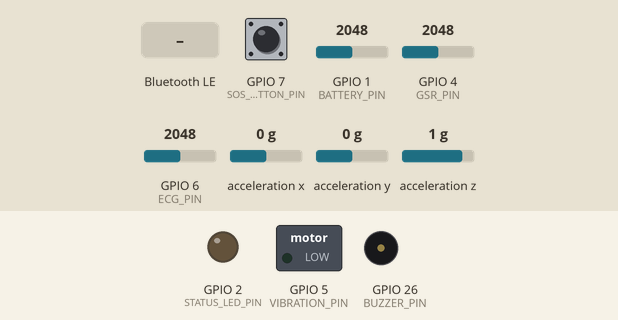
Recording of a sketch running on a simulated ESP32-S3. Shown: switched loads named in the sketch (green lamp = pin HIGH), output pins drawn as LEDs (lit = HIGH), buzzer (waves = sounding, pin HIGH). Wiring (inferred from the names in the program): MPU-6050 motion sensor at I2C address 0x68. Inputs (shaded band) come from the test bench; at power-on: GPIO 7 (SOS_BUTTON_PIN) HIGH, acceleration x 0 g, GPIO 1 (BATTERY_PIN) = 2048, GPIO 4 (GSR_PIN) = 2048, GPIO 6 (ECG_PIN) = 2048, acceleration y 0 g, acceleration z 1 g (analog values on the 0–4095 scale). Random numbers use the default seed unless the sketch sets one; nothing arrives over Bluetooth unless stated; a phone connects over Bluetooth LE 3 s after start; what the sketch prints to the serial monitor is not drawn.

Above: at 1.2 s.
1.3 s: GPIO 7 (SOS_BUTTON_PIN) pulled LOW for 3.2 s
At 4.2 s:
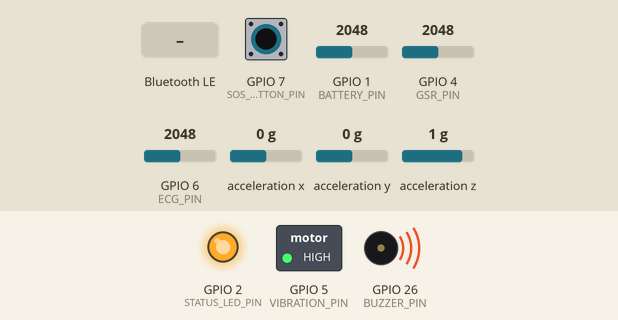
6.0 s: Bluetooth LE write "LED_OFF" received
At 6.4 s:
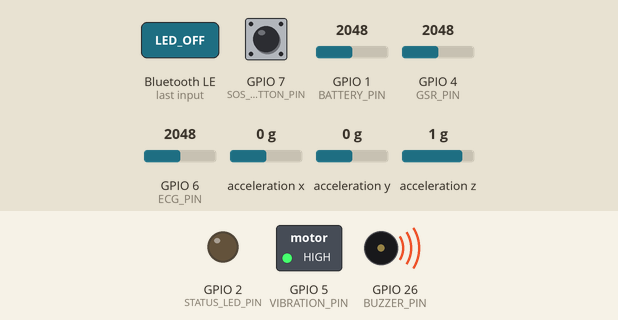
7.5 s: acceleration x set to -0.3 g
9.2 s: acceleration x set to -0.6 g
At 10.4 s:
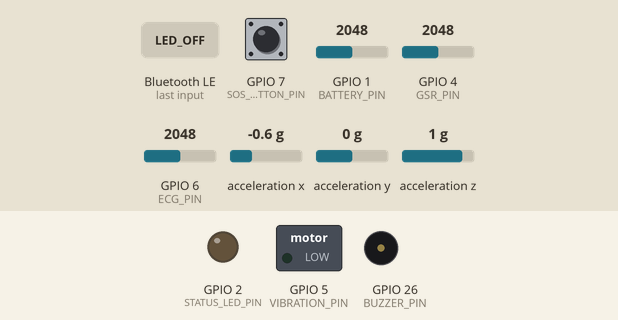
Timing chart, 0 to 12.2 s (numbered marks = the images above; inputs shaded):
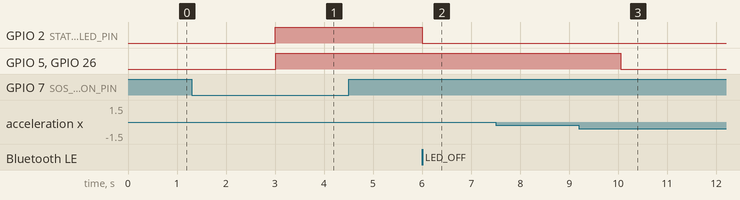

Measured:
- the behaviour switches between -0.4 and -0.5 g on acceleration x (found by bisection; images 2 and 3)
- after the input at 1.3 s, GPIO 5 (VIBRATION_PIN), GPIO 26 (BUZZER_PIN): LOW → HIGH after 1.7 s
- after the input at 6.0 s, GPIO 2 (STATUS_LED_PIN): HIGH → LOW at once
- after the input at 7.5 s, every drawn part: stays the same
- after the input at 9.2 s, GPIO 5 (VIBRATION_PIN), GPIO 26 (BUZZER_PIN): HIGH → LOW after 0.86 s

The sketch:

esp32_neuroguardian_ble.ino
```cpp
// NeuroGuardian X ESP32 BLE firmware
// Board: ESP32 / ESP32-S3 using Arduino IDE or Arduino extension.
// App BLE service: 6e670001-b5a3-f393-e0a9-e50e24dcca9e
// App BLE notify characteristic: 6e670002-b5a3-f393-e0a9-e50e24dcca9e
// App BLE command characteristic: 6e670003-b5a3-f393-e0a9-e50e24dcca9e
//
// Production default does not fake vitals. Enable USE_SIMULATED_SENSORS only
// for bench testing when sensors are not connected.

#include <Arduino.h>
#include <BLE2902.h>
#include <BLEDevice.h>
#include <BLEServer.h>
#include <BLEUtils.h>
#include <Wire.h>
#include <math.h>

static const char *DEVICE_NAME = "NeuroGuardianX";
static const char *SERVICE_UUID = "6e670001-b5a3-f393-e0a9-e50e24dcca9e";
static const char *METRICS_UUID = "6e670002-b5a3-f393-e0a9-e50e24dcca9e";
static const char *COMMAND_UUID = "6e670003-b5a3-f393-e0a9-e50e24dcca9e";

// 0 = real wearable mode. 1 = local bench simulator.
#define USE_SIMULATED_SENSORS 0
// Set to 1 after installing the SparkFun MAX3010x library and wiring MAX30102.
#define USE_MAX30102_SENSOR 0
// Set to 1 after installing TinyGPSPlus and wiring a GPS module to Serial1.
#define USE_TINYGPSPLUS_SENSOR 0

#if USE_MAX30102_SENSOR
#include "MAX30105.h"
#include "heartRate.h"
MAX30105 particleSensor;
bool max30102Ready = false;
const byte RATE_SIZE = 6;
byte rates[RATE_SIZE];
byte rateSpot = 0;
long lastBeat = 0;
int beatAvg = 0;
const byte HRV_SIZE = 10;
uint16_t beatIntervalsMs[HRV_SIZE];
byte beatIntervalSpot = 0;
byte beatIntervalCount = 0;
uint8_t hrvRmssdMs = 0;
float spo2Estimate = 98.0f;
long redSum = 0;
long irSum = 0;
long redMin = 999999;
long redMax = 0;
long irMin = 999999;
long irMax = 0;
int opticalSampleCount = 0;
#endif

#if USE_TINYGPSPLUS_SENSOR
#include <TinyGPSPlus.h>
TinyGPSPlus gps;
#endif

// ESP32-S3 DevKit defaults. Change these if your PCB wiring is different.
static const int I2C_SDA_PIN = 8;
static const int I2C_SCL_PIN = 9;
static const int GSR_PIN = 4;
static const int ECG_PIN = 6;
static const int BATTERY_PIN = 1;
static const int SOS_BUTTON_PIN = 7;
static const int BUZZER_PIN = 26;
static const int VIBRATION_PIN = 5;
static const int STATUS_LED_PIN = 2;
static const int GPS_RX_PIN = 16;
static const int GPS_TX_PIN = 17;
static const uint8_t MPU6050_ADDR = 0x68;

static const unsigned long NOTIFY_INTERVAL_MS = 1000;
static const unsigned long FALL_COUNTDOWN_MS = 30000;
static const float IMPACT_THRESHOLD_G = 2.6f;
static const float MOVEMENT_DELTA_G = 0.10f;
static const float RUNNING_DELTA_G = 0.35f;
static const int SUDDEN_HR_DROP_BPM = 22;

// Activity codes used by the Flutter app.
static const uint8_t ACTIVITY_RESTING = 0;
static const uint8_t ACTIVITY_WALKING = 1;
static const uint8_t ACTIVITY_RUNNING = 2;
static const uint8_t ACTIVITY_FALL = 3;
static const uint8_t ACTIVITY_NO_MOVEMENT = 4;

// Flags parsed by the app:
// bit 0 = fall detected
// bit 1 = movement detected
// Extra bits are for future firmware/app versions.
static const uint8_t FLAG_FALL = 0x01;
static const uint8_t FLAG_MOVEMENT = 0x02;
static const uint8_t FLAG_SOS_COUNTDOWN = 0x04;
static const uint8_t FLAG_CRITICAL = 0x08;
static const uint8_t FLAG_MANUAL_SOS = 0x10;

BLECharacteristic *metricsCharacteristic = nullptr;
bool deviceConnected = false;
unsigned long lastNotifyMs = 0;
unsigned long fallStartedMs = 0;
bool fallCountdownActive = false;
bool criticalNow = false;
bool mpuReady = false;
float lastAccelG = 1.0f;
uint8_t previousHeartRate = 0;
bool appAlertActive = false;
unsigned long commandPulseUntilMs = 0;

void setAlertOutput(bool on);
void refreshAlertOutput();
void pulseAlertOutput(unsigned long durationMs);

class ServerCallbacks : public BLEServerCallbacks {
  void onConnect(BLEServer *server) override {
    deviceConnected = true;
    digitalWrite(STATUS_LED_PIN, HIGH);
    Serial.println("Phone/app connected");
  }

  void onDisconnect(BLEServer *server) override {
    deviceConnected = false;
    digitalWrite(STATUS_LED_PIN, LOW);
    Serial.println("Phone/app disconnected - advertising again");
    server->startAdvertising();
  }
};

class CommandCallbacks : public BLECharacteristicCallbacks {
  void onWrite(BLECharacteristic *characteristic) override {
    String command = String(characteristic->getValue().c_str());
    command.trim();
    command.toUpperCase();

    if (command == "BUZZ" || command == "BUZZER_PULSE") {
      pulseAlertOutput(650);
    } else if (command == "BUZZER_ON") {
      appAlertActive = true;
      commandPulseUntilMs = 0;
      refreshAlertOutput();
    } else if (command == "BUZZER_OFF") {
      appAlertActive = false;
      commandPulseUntilMs = 0;
      refreshAlertOutput();
    } else if (command == "LED_ON") {
      digitalWrite(STATUS_LED_PIN, HIGH);
    } else if (command == "LED_OFF") {
      digitalWrite(STATUS_LED_PIN, LOW);
    }
  }
};

void putU32(uint8_t *packet, int offset, uint32_t value) {
  packet[offset] = value & 0xff;
  packet[offset + 1] = (value >> 8) & 0xff;
  packet[offset + 2] = (value >> 16) & 0xff;
  packet[offset + 3] = (value >> 24) & 0xff;
}

void putI32(uint8_t *packet, int offset, int32_t value) {
  packet[offset] = value & 0xff;
  packet[offset + 1] = (value >> 8) & 0xff;
  packet[offset + 2] = (value >> 16) & 0xff;
  packet[offset + 3] = (value >> 24) & 0xff;
}

void putI16(uint8_t *packet, int offset, int16_t value) {
  packet[offset] = value & 0xff;
  packet[offset + 1] = (value >> 8) & 0xff;
}

void putU16(uint8_t *packet, int offset, uint16_t value) {
  packet[offset] = value & 0xff;
  packet[offset + 1] = (value >> 8) & 0xff;
}

void initMax30102() {
#if USE_MAX30102_SENSOR
  if (particleSensor.begin(Wire, I2C_SPEED_FAST)) {
    max30102Ready = true;
    particleSensor.setup(60, 4, 2, 100, 411, 4096);
    particleSensor.enableDIETEMPRDY();
    Serial.println("MAX30102 ready - HR, SpO2 and optical temp active.");
  } else {
    Serial.println("MAX30102 not found - HR/SpO2/temp stay unavailable.");
  }
#endif
}

uint8_t computeHrvRmssd() {
#if USE_MAX30102_SENSOR
  if (beatIntervalCount < 3) return 0;

  uint16_t ordered[HRV_SIZE];
  for (byte i = 0; i < beatIntervalCount; i++) {
    const byte idx =
        (beatIntervalSpot + HRV_SIZE - beatIntervalCount + i) % HRV_SIZE;
    ordered[i] = beatIntervalsMs[idx];
  }

  unsigned long sumSquares = 0;
  for (byte i = 1; i < beatIntervalCount; i++) {
    const long diff = (long)ordered[i] - (long)ordered[i - 1];
    sumSquares += (unsigned long)(diff * diff);
  }

  const float meanSquares = (float)sumSquares / (beatIntervalCount - 1);
  return constrain((int)sqrtf(meanSquares), 0, 200);
#else
  return 0;
#endif
}

void sampleMax30102() {
#if USE_MAX30102_SENSOR
  if (!max30102Ready) return;

  const long ir = particleSensor.getIR();
  const long red = particleSensor.getRed();
  if (ir > 50000 && checkForBeat(ir)) {
    const unsigned long now = millis();
    if (lastBeat > 0) {
      const unsigned long delta = now - lastBeat;
      const float bpm = 60.0f / (delta / 1000.0f);
      if (bpm > 30 && bpm < 220 && delta >= 300 && delta <= 2000) {
        rates[rateSpot++] = (byte)bpm;
        rateSpot %= RATE_SIZE;
        int total = 0;
        for (byte i = 0; i < RATE_SIZE; i++) total += rates[i];
        beatAvg = total / RATE_SIZE;
        beatIntervalsMs[beatIntervalSpot++] = (uint16_t)delta;
        beatIntervalSpot %= HRV_SIZE;
        if (beatIntervalCount < HRV_SIZE) beatIntervalCount++;
        hrvRmssdMs = computeHrvRmssd();
      }
    }
    lastBeat = now;
  }
  if (ir < 50000) {
    beatAvg = 0;
    beatIntervalCount = 0;
    beatIntervalSpot = 0;
    hrvRmssdMs = 0;
  }

  redSum += red;
  irSum += ir;
  opticalSampleCount++;
  if (red < redMin) redMin = red;
  if (red > redMax) redMax = red;
  if (ir < irMin) irMin = ir;
  if (ir > irMax) irMax = ir;
#endif
}

void sampleGps() {
#if USE_TINYGPSPLUS_SENSOR
  while (Serial1.available() > 0) {
    gps.encode(Serial1.read());
  }
#endif
}

void updateSpo2Window() {
#if USE_MAX30102_SENSOR
  if (!max30102Ready || opticalSampleCount <= 20 || beatAvg <= 0) {
    redSum = irSum = opticalSampleCount = 0;
    redMin = irMin = 999999;
    redMax = irMax = 0;
    return;
  }

  const float dcRed = (float)redSum / opticalSampleCount;
  const float dcIr = (float)irSum / opticalSampleCount;
  const float acRed = (float)(redMax - redMin);
  const float acIr = (float)(irMax - irMin);
  if (dcRed > 0 && dcIr > 0 && acIr > 0) {
    const float ratio = (acRed / dcRed) / (acIr / dcIr);
    const float estimated = 110.0f - 25.0f * ratio;
    if (estimated >= 70 && estimated <= 100) {
      spo2Estimate = spo2Estimate * 0.7f + estimated * 0.3f;
    }
  }
  redSum = irSum = opticalSampleCount = 0;
  redMin = irMin = 999999;
  redMax = irMax = 0;
#endif
}

uint8_t readHeartRate() {
#if USE_SIMULATED_SENSORS
  return constrain(76 + random(-8, 9), 45, 180);
#else
#if USE_MAX30102_SENSOR
  return max30102Ready ? constrain(beatAvg, 0, 220) : 0;
#else
  // Wire your selected optical heart sensor here.
  return 0;
#endif
#endif
}

uint8_t readSpo2() {
#if USE_SIMULATED_SENSORS
  return constrain(97 + random(-2, 3), 70, 100);
#else
#if USE_MAX30102_SENSOR
  updateSpo2Window();
  return max30102Ready && beatAvg > 0 ? constrain((int)spo2Estimate, 70, 100) : 0;
#else
  // Wire your selected SpO2 sensor here.
  return 0;
#endif
#endif
}

uint8_t readHrv() {
#if USE_SIMULATED_SENSORS
  return constrain(48 + random(-10, 11), 5, 120);
#else
#if USE_MAX30102_SENSOR
  return max30102Ready && beatAvg > 0 ? hrvRmssdMs : 0;
#else
  // Wire your selected optical heart sensor here and return RMSSD-style HRV.
  return 0;
#endif
#endif
}

uint8_t readGsrLevel() {
#if USE_SIMULATED_SENSORS
  return constrain(35 + random(-15, 16), 0, 100);
#else
  const int raw = analogRead(GSR_PIN);
  return constrain(map(raw, 0, 4095, 0, 100), 0, 100);
#endif
}

int16_t readEcgMvX1000() {
#if USE_SIMULATED_SENSORS
  const float ecgMv = 0.65f + (random(-15, 16) / 100.0f);
  return (int16_t)(ecgMv * 1000.0f);
#else
  const int raw = analogRead(ECG_PIN);
  const float volts = (raw / 4095.0f) * 3.3f;
  const float centeredMv = (volts - 1.65f) * 1000.0f;
  return (int16_t)constrain(centeredMv, -2000.0f, 2000.0f);
#endif
}

int16_t readBodyTempX100() {
#if USE_SIMULATED_SENSORS
  const float tempC = 36.7f + (random(-12, 13) / 100.0f);
  return (int16_t)(tempC * 100.0f);
#else
#if USE_MAX30102_SENSOR
  return max30102Ready ? (int16_t)(particleSensor.readTemperature() * 100.0f) : 0;
#else
  // Wire MAX30208/MAX30205 or another body-temperature sensor here.
  return 0;
#endif
#endif
}

void initMpu6050() {
  Wire.beginTransmission(MPU6050_ADDR);
  Wire.write(0x6B);
  Wire.write(0x00);
  if (Wire.endTransmission() != 0) {
    Serial.println("MPU6050 not found - motion/fall detection disabled.");
    mpuReady = false;
    return;
  }

  Wire.beginTransmission(MPU6050_ADDR);
  Wire.write(0x1C);
  Wire.write(0x18);  // +/-16g range: 2048 LSB/g.
  Wire.endTransmission();
  mpuReady = true;
  Serial.println("MPU6050 ready - fall detection active.");
}

float readAccelerationMagnitudeG() {
#if USE_SIMULATED_SENSORS
  // Normal idle movement around 1 g. Press SOS button to simulate fall.
  if (digitalRead(SOS_BUTTON_PIN) == LOW) return 3.2f;
  return 1.0f + (random(-4, 5) / 100.0f);
#else
  if (!mpuReady) return 1.0f;

  Wire.beginTransmission(MPU6050_ADDR);
  Wire.write(0x3B);
  if (Wire.endTransmission(false) != 0) return lastAccelG;
  if (Wire.requestFrom(MPU6050_ADDR, (uint8_t)6) != 6) return lastAccelG;

  const int16_t ax = (Wire.read() << 8) | Wire.read();
  const int16_t ay = (Wire.read() << 8) | Wire.read();
  const int16_t az = (Wire.read() << 8) | Wire.read();
  return sqrtf((float)ax * ax + (float)ay * ay + (float)az * az) / 2048.0f;
#endif
}

int32_t readGpsLatitudeE7() {
#if USE_SIMULATED_SENSORS
  // 0 means no watch GPS fix. The app will use phone GPS fallback.
  return 0;
#else
#if USE_TINYGPSPLUS_SENSOR
  return gps.location.isValid() ? (int32_t)(gps.location.lat() * 10000000.0) : 0;
#else
  // Wire TinyGPSPlus or your selected GNSS module here.
  return 0;
#endif
#endif
}

int32_t readGpsLongitudeE7() {
#if USE_SIMULATED_SENSORS
  return 0;
#else
#if USE_TINYGPSPLUS_SENSOR
  return gps.location.isValid() ? (int32_t)(gps.location.lng() * 10000000.0) : 0;
#else
  // Wire TinyGPSPlus or your selected GNSS module here.
  return 0;
#endif
#endif
}

uint16_t readGpsAccuracyX10() {
#if USE_SIMULATED_SENSORS
  return 0;
#else
#if USE_TINYGPSPLUS_SENSOR
  return gps.hdop.isValid() ? (uint16_t)(gps.hdop.hdop() * 10.0) : 0;
#else
  // Return estimated GPS accuracy in meters x10 if your module provides it.
  return 0;
#endif
#endif
}

int readBatteryPct() {
#if USE_SIMULATED_SENSORS
  return 86;
#else
  const int millivolts = analogReadMilliVolts(BATTERY_PIN) * 2;
  if (millivolts < 2800 || millivolts > 4600) return -1;
  return constrain((millivolts - 3300) * 100 / (4200 - 3300), 0, 100);
#endif
}

uint8_t computeStress(
    uint8_t gsr, uint8_t hrv, uint8_t heartRate, int16_t tempX100, uint8_t activity) {
  const bool hasHr = heartRate >= 30 && heartRate <= 220;
  const bool hasHrv = hrv > 0 && hrv <= 200;
  const float tempC = tempX100 / 100.0f;
  const bool hasTemp = tempC >= 30.0f && tempC <= 45.0f;
  const int hrvLoad = hasHrv ? constrain(100 - hrv, 0, 100) : 35;
  const int hrLoad = hasHr ? constrain((heartRate - 70) * 2, 0, 100) : 0;
  const int tempLoad = hasTemp ? constrain((int)((tempC - 36.8f) * 35.0f), 0, 100) : 0;
  int score = (gsr * 45 + hrvLoad * 25 + hrLoad * 20 + tempLoad * 10) / 100;

  // Motion filter: active movement can raise HR without psychological stress.
  if (activity == ACTIVITY_RUNNING) score = min(score, 58);
  if (activity == ACTIVITY_WALKING) score = min(score, 70);
  return constrain(score, 0, 100);
}

void setAlertOutput(bool on) {
  digitalWrite(BUZZER_PIN, on ? HIGH : LOW);
  digitalWrite(VIBRATION_PIN, on ? HIGH : LOW);
}

void refreshAlertOutput() {
  if (commandPulseUntilMs > 0 && millis() >= commandPulseUntilMs) {
    commandPulseUntilMs = 0;
  }
  const bool pulseActive = commandPulseUntilMs > 0;
  setAlertOutput(fallCountdownActive || appAlertActive || pulseActive);
}

void pulseAlertOutput(unsigned long durationMs) {
  commandPulseUntilMs = millis() + durationMs;
  refreshAlertOutput();
}

void buildMotionState(uint8_t heartRate, uint8_t &activity, uint8_t &flags) {
  const float accelG = readAccelerationMagnitudeG();
  const float movementDelta = fabs(accelG - lastAccelG);
  const bool impact = accelG > IMPACT_THRESHOLD_G;
  const bool movement = movementDelta > MOVEMENT_DELTA_G;
  const bool manualSos = digitalRead(SOS_BUTTON_PIN) == LOW;
  lastAccelG = accelG;

  criticalNow = false;
  if (heartRate > 0 &&
      previousHeartRate > 0 &&
      previousHeartRate - heartRate >= SUDDEN_HR_DROP_BPM) {
    criticalNow = true;
  }
  previousHeartRate = heartRate;

  if ((impact || manualSos) && !fallCountdownActive) {
    fallCountdownActive = true;
    fallStartedMs = millis();
  }

  // If the person moves after the fall impact, stop the countdown.
  if (fallCountdownActive && movement && !impact) {
    fallCountdownActive = false;
    fallStartedMs = 0;
    appAlertActive = false;
    commandPulseUntilMs = 0;
    refreshAlertOutput();
  }

  const bool timerExpired = fallCountdownActive && millis() - fallStartedMs >= FALL_COUNTDOWN_MS;
  const bool immediateCritical = fallCountdownActive && criticalNow;

  flags = 0;
  if (fallCountdownActive) flags |= FLAG_FALL | FLAG_SOS_COUNTDOWN;
  if (movement && !impact) flags |= FLAG_MOVEMENT;
  if (timerExpired || immediateCritical) flags |= FLAG_CRITICAL;
  if (manualSos) flags |= FLAG_MANUAL_SOS;

  if (timerExpired) {
    activity = ACTIVITY_NO_MOVEMENT;
  } else if (fallCountdownActive) {
    activity = ACTIVITY_FALL;
  } else if (movement) {
    activity =
        movementDelta > RUNNING_DELTA_G ? ACTIVITY_RUNNING : ACTIVITY_WALKING;
  } else {
    activity = ACTIVITY_RESTING;
  }

  // Local warning while countdown is active. App sends the actual SOS.
  refreshAlertOutput();
}

void notifyMetrics() {
  const uint8_t heartRate = readHeartRate();
  const uint8_t spo2 = readSpo2();
  const uint8_t hrv = readHrv();
  const uint8_t gsr = readGsrLevel();
  const int16_t tempX100 = readBodyTempX100();
  const int16_t ecgMvX1000 = readEcgMvX1000();
  const int32_t latitudeE7 = readGpsLatitudeE7();
  const int32_t longitudeE7 = readGpsLongitudeE7();
  const uint16_t gpsAccuracyX10 = readGpsAccuracyX10();
  const int batteryPct = readBatteryPct();

  uint8_t activity = ACTIVITY_RESTING;
  uint8_t flags = 0;
  buildMotionState(heartRate, activity, flags);
  const uint8_t stress = computeStress(gsr, hrv, heartRate, tempX100, activity);

  const bool movement = !fallCountdownActive || (flags & FLAG_MOVEMENT) != 0;
  const bool critical = (flags & FLAG_CRITICAL) != 0;
  const char *eventName = critical
                              ? "critical_fall"
                              : fallCountdownActive
                                  ? "fall_detected"
                                  : "none";
  const float tempC = tempX100 / 100.0f;
  const float ecgMv = ecgMvX1000 / 1000.0f;
  const float latitude = latitudeE7 / 10000000.0f;
  const float longitude = longitudeE7 / 10000000.0f;
  const float gpsAccuracy = gpsAccuracyX10 / 10.0f;
  const char *activityName = activity == ACTIVITY_WALKING
                                 ? "Walking"
                                 : activity == ACTIVITY_RUNNING
                                     ? "Running"
                                     : activity == ACTIVITY_FALL
                                         ? "Fall detected"
                                         : activity == ACTIVITY_NO_MOVEMENT
                                             ? "No movement"
                                             : "Resting";

  char payload[280];
  snprintf(
      payload,
      sizeof(payload),
      "{\"event\":\"%s\",\"ts\":%lu,\"hr\":%u,\"sp\":%u,\"hrv\":%u,\"gsr\":%u,"
      "\"tp\":%.2f,\"st\":%u,\"ac\":%u,\"activity\":\"%s\","
      "\"flags\":%u,\"mv\":%u,\"bt\":%d,\"ecg\":%.3f,"
      "\"lat\":%.7f,\"lon\":%.7f,\"gps\":%.1f}",
      eventName,
      millis() / 1000,
      heartRate,
      spo2,
      hrv,
      gsr,
      tempC,
      stress,
      activity,
      activityName,
      flags,
      movement ? 1 : 0,
      batteryPct,
      ecgMv,
      latitude,
      longitude,
      gpsAccuracy);

  metricsCharacteristic->setValue((uint8_t *)payload, strlen(payload));
  metricsCharacteristic->notify();

  Serial.println(payload);
}

void setupBle() {
  BLEDevice::init(DEVICE_NAME);
  BLEDevice::setMTU(185);
  BLEServer *server = BLEDevice::createServer();
  server->setCallbacks(new ServerCallbacks());

  BLEService *service = server->createService(SERVICE_UUID);
  metricsCharacteristic = service->createCharacteristic(
      METRICS_UUID,
      BLECharacteristic::PROPERTY_READ | BLECharacteristic::PROPERTY_NOTIFY);
  metricsCharacteristic->addDescriptor(new BLE2902());
  BLECharacteristic *commandCharacteristic = service->createCharacteristic(
      COMMAND_UUID,
      BLECharacteristic::PROPERTY_WRITE | BLECharacteristic::PROPERTY_WRITE_NR);
  commandCharacteristic->setCallbacks(new CommandCallbacks());
  service->start();

  BLEAdvertising *advertising = BLEDevice::getAdvertising();
  advertising->addServiceUUID(SERVICE_UUID);
  advertising->setScanResponse(true);
  advertising->setMinPreferred(0x06);
  advertising->setMinPreferred(0x12);
  BLEDevice::startAdvertising();
}

void setup() {
  Serial.begin(115200);
  Serial1.begin(9600, SERIAL_8N1, GPS_RX_PIN, GPS_TX_PIN);
  analogReadResolution(12);
  Wire.begin(I2C_SDA_PIN, I2C_SCL_PIN);

  pinMode(GSR_PIN, INPUT);
  pinMode(ECG_PIN, INPUT);
  pinMode(BATTERY_PIN, INPUT);
  pinMode(SOS_BUTTON_PIN, INPUT_PULLUP);
  pinMode(BUZZER_PIN, OUTPUT);
  pinMode(VIBRATION_PIN, OUTPUT);
  pinMode(STATUS_LED_PIN, OUTPUT);
  setAlertOutput(false);
  digitalWrite(STATUS_LED_PIN, LOW);

  randomSeed(esp_random());
  initMax30102();
  initMpu6050();
  setupBle();
  Serial.println("NeuroGuardianX BLE wearable advertising");
}

void loop() {
  sampleMax30102();
  sampleGps();
  refreshAlertOutput();

  if (deviceConnected && millis() - lastNotifyMs >= NOTIFY_INTERVAL_MS) {
    lastNotifyMs = millis();
    notifyMetrics();
  }
  delay(10);
}
```
